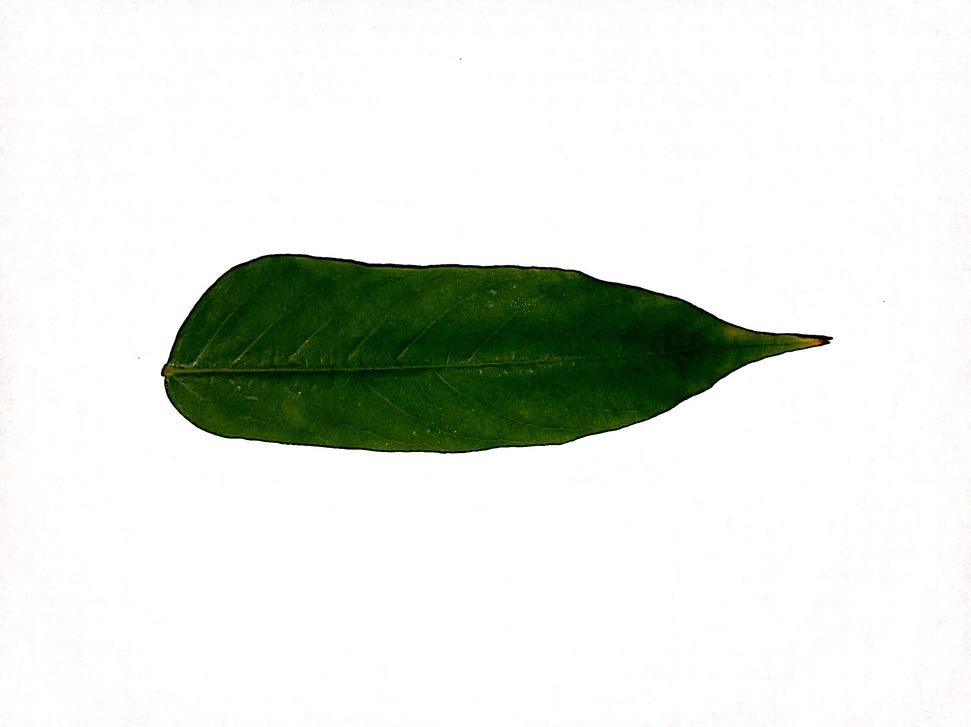
#> input picture image/051.JPG, 971 x 727 px, shrunk from 2560 x 1916 before the run, found by its file name
$ jupyter execute flipping.ipynb   (shell and % lines are left out)
#> lines starting #> are read from the running program, lines starting #| are printed output that depends on the picture
<a href="https://colab.research.google.com/github/arrifqimaulana/project/blob/master/image_fundamental/flipping.ipynb" target="_parent"></a>

[cell 1]
# import the necessary packages
from matplotlib import pyplot as plt
import numpy as np
import argparse
import cv2

[cell 2]
def plt_imshow(title, image):
	# convert the image frame BGR to RGB color space and display it
	image = cv2.cvtColor(image, cv2.COLOR_BGR2RGB)
	plt.imshow(image)
	plt.title(title)
	plt.grid(False)
	plt.show()

[cell 3]
# # construct the argument parser and parse the arguments
# ap = argparse.ArgumentParser()
# ap.add_argument("-i", "--image", type=str, default="office.jfif",
# 	help="path to the input image")
# args = vars(ap.parse_args())

# since we are using Jupyter Notebooks we can replace our argument
# parsing code with *hard coded* arguments and values
args = {
	"image": "051.JPG"
}

[cell 4]
# load the original input image and display it to our screen
image = cv2.imread(args["image"])
#> image is the input picture: shape (727, 971, 3); mean B, G, R 221.5, 228, 223.3
plt_imshow("Original", image)

# flip the image horizontally
print("[INFO] flipping image horizontally...")
flipped = cv2.flip(image, 1)
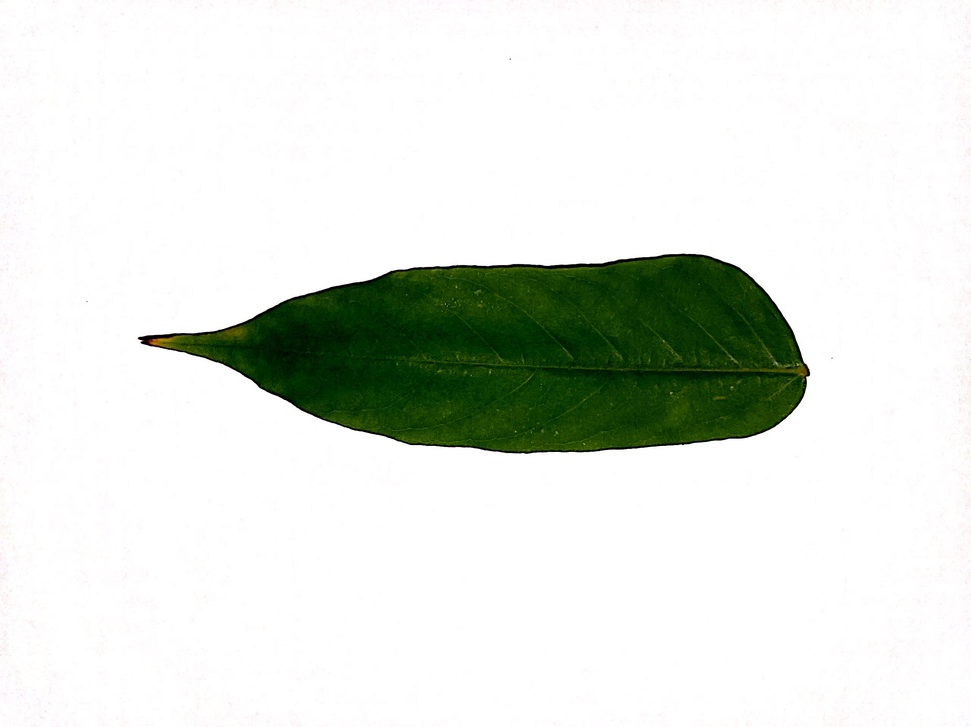
#> flipped: shape (727, 971, 3); mean B, G, R 221.5, 228, 223.3
plt_imshow("Flipped Horizontally", flipped)

[cell 5]
# flip the image vertically
flipped = cv2.flip(image, 0)
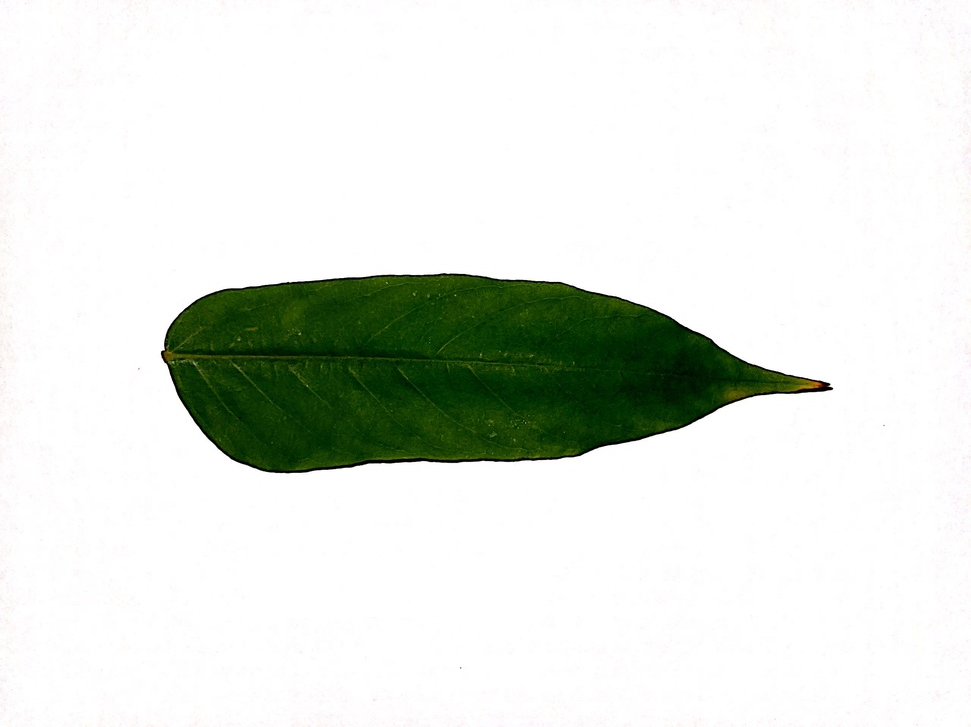
#> flipped: shape (727, 971, 3); mean B, G, R 221.5, 228, 223.3
print("[INFO] flipping image vertically...")
plt_imshow("Flipped Vertically", flipped)

[cell 6]
# flip the image along both axes
flipped = cv2.flip(image, -1)
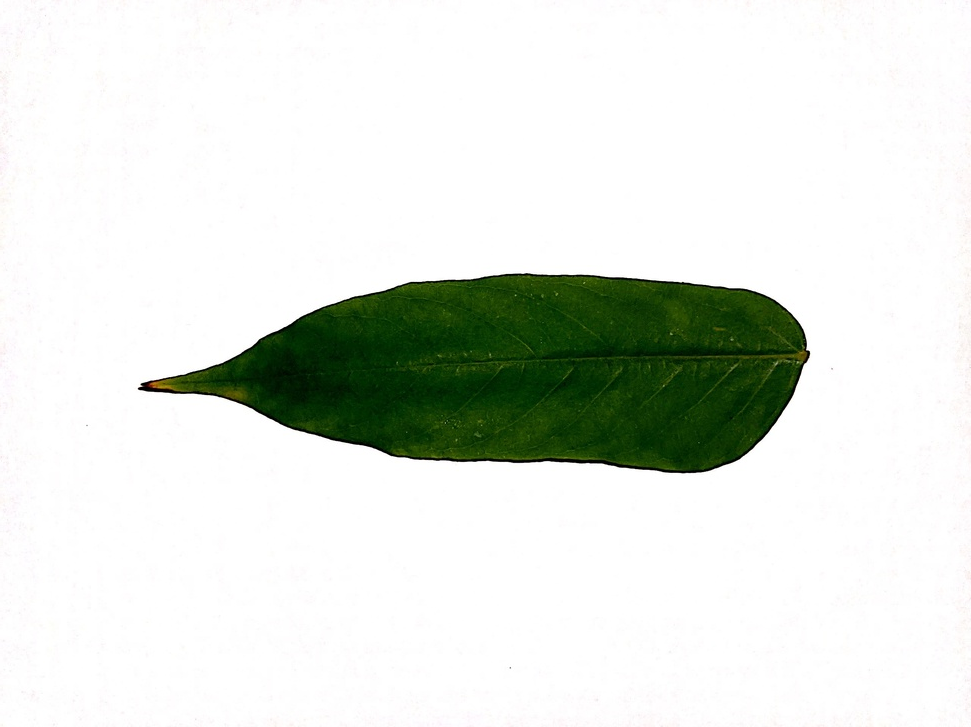
#> flipped: shape (727, 971, 3); mean B, G, R 221.5, 228, 223.3
print("[INFO] flipping image horizontally and vertically...")
plt_imshow("Flipped Horizontally & Vertically", flipped)
